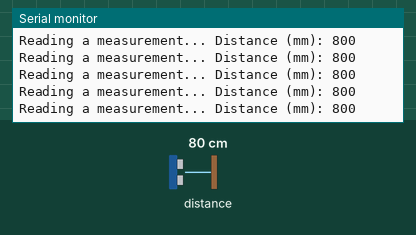
Simulated run of this sketch. Board: Arduino Uno, built with avr-gcc and run on an emulated ATmega328P. Shown: the last lines printed to the serial monitor. The inputs (shaded band) are chosen by the test bench; at power-on: distance to the obstacle 80 cm.

Above: at 1.2 s.
1.3 s: distance to the obstacle set to 250 cm
At 1.46 s:
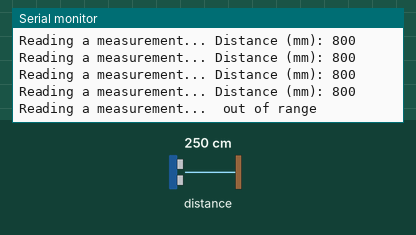
3.2 s: distance to the obstacle set to 2 cm
At 3.2 s:
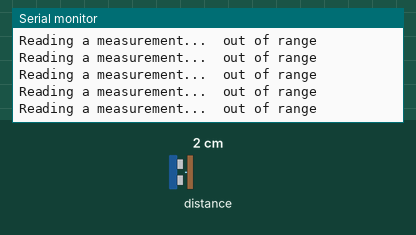

The sketch:

vl53l0x.ino
```cpp
#include "Adafruit_VL53L0X.h"

Adafruit_VL53L0X lox = Adafruit_VL53L0X();

void setup() {
  Serial.begin(115200);

  // wait until serial port opens for native USB devices
  while (! Serial) {
    delay(1);
  }

  Serial.println("Adafruit VL53L0X test");
  if (!lox.begin()) {
    Serial.println(F("Failed to boot VL53L0X"));
    while(1);
  }
  // power
  Serial.println(F("VL53L0X API Simple Ranging example\n\n"));
}


void loop() {
  VL53L0X_RangingMeasurementData_t measure;

  Serial.print("Reading a measurement... ");
  lox.rangingTest(&measure, false); // pass in 'true' to get debug data printout!

  if (measure.RangeStatus != 4) {  // phase failures have incorrect data
    Serial.print("Distance (mm): "); Serial.println(measure.RangeMilliMeter);
    Serial.println(""); //Add a line
  } else {
    Serial.println(" out of range ");
  }

  delay(100);
}
```

Measured:
- after the input at 1.3 s, the serial monitor: prints a new line at once (image 1)
